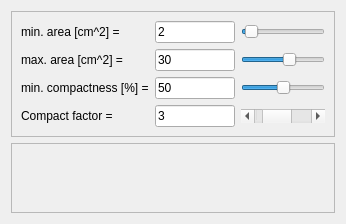
          <widget class="QWidget" name="objects_T">
           <attribute name="title">
            <string>Objects</string>
           </attribute>
           <layout class="QVBoxLayout" name="verticalLayout_12">
            <item>
             <widget class="QFrame" name="frame_12">
              <property name="sizePolicy">
               <sizepolicy hsizetype="Preferred" vsizetype="Fixed">
                <horstretch>0</horstretch>
                <verstretch>0</verstretch>
               </sizepolicy>
              </property>
              <property name="frameShape">
               <enum>QFrame::StyledPanel</enum>
              </property>
              <property name="frameShadow">
               <enum>QFrame::Raised</enum>
              </property>
              <layout class="QGridLayout" name="gridLayout_5">
               <item row="2" column="0">
                <widget class="QLabel" name="label_17">
                 <property name="sizePolicy">
                  <sizepolicy hsizetype="Fixed" vsizetype="Preferred">
                   <horstretch>0</horstretch>
                   <verstretch>0</verstretch>
                  </sizepolicy>
                 </property>
                 <property name="text">
                  <string>min. compactness [%] =</string>
                 </property>
                </widget>
               </item>
               <item row="1" column="1">
                <widget class="QLineEdit" name="max_area_LE">
                 <property name="sizePolicy">
                  <sizepolicy hsizetype="Preferred" vsizetype="Fixed">
                   <horstretch>0</horstretch>
                   <verstretch>0</verstretch>
                  </sizepolicy>
                 </property>
                 <property name="maximumSize">
                  <size>
                   <width>80</width>
                   <height>16777215</height>
                  </size>
                 </property>
                 <property name="text">
                  <string>30</string>
                 </property>
                </widget>
               </item>
               <item row="0" column="1">
                <widget class="QLineEdit" name="min_area_LE">
                 <property name="sizePolicy">
                  <sizepolicy hsizetype="Preferred" vsizetype="Fixed">
                   <horstretch>0</horstretch>
                   <verstretch>0</verstretch>
                  </sizepolicy>
                 </property>
                 <property name="maximumSize">
                  <size>
                   <width>80</width>
                   <height>16777215</height>
                  </size>
                 </property>
                 <property name="text">
                  <string>2</string>
                 </property>
                </widget>
               </item>
               <item row="0" column="0">
                <widget class="QLabel" name="label_15">
                 <property name="sizePolicy">
                  <sizepolicy hsizetype="Fixed" vsizetype="Preferred">
                   <horstretch>0</horstretch>
                   <verstretch>0</verstretch>
                  </sizepolicy>
                 </property>
                 <property name="text">
                  <string>min. area [cm^2] =</string>
                 </property>
                </widget>
               </item>
               <item row="0" column="2">
                <widget class="QSlider" name="min_area_SL">
                 <property name="sizePolicy">
                  <sizepolicy hsizetype="Expanding" vsizetype="Fixed">
                   <horstretch>0</horstretch>
                   <verstretch>0</verstretch>
                  </sizepolicy>
                 </property>
                 <property name="maximum">
                  <number>50</number>
                 </property>
                 <property name="value">
                  <number>2</number>
                 </property>
                 <property name="orientation">
                  <enum>Qt::Horizontal</enum>
                 </property>
                </widget>
               </item>
               <item row="1" column="2">
                <widget class="QSlider" name="max_area_SL">
                 <property name="sizePolicy">
                  <sizepolicy hsizetype="Expanding" vsizetype="Fixed">
                   <horstretch>0</horstretch>
                   <verstretch>0</verstretch>
                  </sizepolicy>
                 </property>
                 <property name="maximum">
                  <number>50</number>
                 </property>
                 <property name="value">
                  <number>30</number>
                 </property>
                 <property name="orientation">
                  <enum>Qt::Horizontal</enum>
                 </property>
                </widget>
               </item>
               <item row="1" column="0">
                <widget class="QLabel" name="label_16">
                 <property name="sizePolicy">
                  <sizepolicy hsizetype="Fixed" vsizetype="Preferred">
                   <horstretch>0</horstretch>
                   <verstretch>0</verstretch>
                  </sizepolicy>
                 </property>
                 <property name="text">
                  <string>max. area [cm^2] =</string>
                 </property>
                </widget>
               </item>
               <item row="2" column="1">
                <widget class="QLineEdit" name="min_comp_LE">
                 <property name="sizePolicy">
                  <sizepolicy hsizetype="Preferred" vsizetype="Fixed">
                   <horstretch>0</horstretch>
                   <verstretch>0</verstretch>
                  </sizepolicy>
                 </property>
                 <property name="maximumSize">
                  <size>
                   <width>80</width>
                   <height>16777215</height>
                  </size>
                 </property>
                 <property name="text">
                  <string>50</string>
                 </property>
                </widget>
               </item>
               <item row="2" column="2">
                <widget class="QSlider" name="min_comp_SL">
                 <property name="sizePolicy">
                  <sizepolicy hsizetype="Expanding" vsizetype="Fixed">
                   <horstretch>0</horstretch>
                   <verstretch>0</verstretch>
                  </sizepolicy>
                 </property>
                 <property name="maximum">
                  <number>100</number>
                 </property>
                 <property name="singleStep">
                  <number>1</number>
                 </property>
                 <property name="value">
                  <number>50</number>
                 </property>
                 <property name="orientation">
                  <enum>Qt::Horizontal</enum>
                 </property>
                </widget>
               </item>
               <item row="3" column="0">
                <widget class="QLabel" name="label_18">
                 <property name="sizePolicy">
                  <sizepolicy hsizetype="Fixed" vsizetype="Preferred">
                   <horstretch>0</horstretch>
                   <verstretch>0</verstretch>
                  </sizepolicy>
                 </property>
                 <property name="text">
                  <string>Compact factor =</string>
                 </property>
                </widget>
               </item>
               <item row="3" column="2">
                <widget class="QScrollBar" name="comp_fac_SB">
                 <property name="maximum">
                  <number>10</number>
                 </property>
                 <property name="value">
                  <number>3</number>
                 </property>
                 <property name="orientation">
                  <enum>Qt::Horizontal</enum>
                 </property>
                </widget>
               </item>
               <item row="3" column="1">
                <widget class="QLineEdit" name="comp_fac_LE">
                 <property name="sizePolicy">
                  <sizepolicy hsizetype="Preferred" vsizetype="Fixed">
                   <horstretch>0</horstretch>
                   <verstretch>0</verstretch>
                  </sizepolicy>
                 </property>
                 <property name="maximumSize">
                  <size>
                   <width>80</width>
                   <height>16777215</height>
                  </size>
                 </property>
                 <property name="text">
                  <string>3</string>
                 </property>
                </widget>
               </item>
              </layout>
             </widget>
            </item>
            <item>
             <widget class="QScrollArea" name="scrollArea">
              <property name="sizePolicy">
               <sizepolicy hsizetype="Preferred" vsizetype="Expanding">
                <horstretch>0</horstretch>
                <verstretch>0</verstretch>
               </sizepolicy>
              </property>
              <property name="widgetResizable">
               <bool>true</bool>
              </property>
              <widget class="QWidget" name="scrollAreaWidgetContents">
               <property name="geometry">
                <rect>
                 <x>0</x>
                 <y>0</y>
                 <width>468</width>
                 <height>512</height>
                </rect>
               </property>
              </widget>
             </widget>
            </item>
           </layout>
          </widget>
